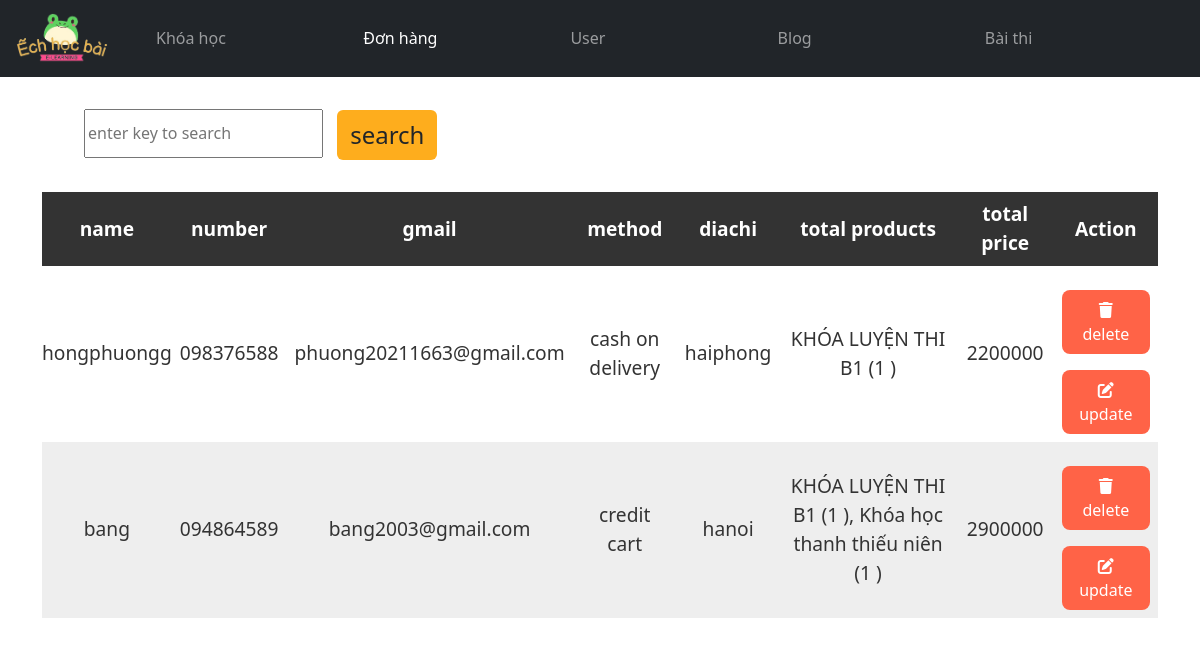
The page /admin_order.php on the database its author committed.
### tables this page shows
CREATE TABLE `order` (
  `id` int(255) NOT NULL,
  `name` varchar(100) NOT NULL,
  `number` varchar(12) NOT NULL,
  `gmail` varchar(255) NOT NULL,
  `method` varchar(100) NOT NULL,
  `diachi` varchar(100) NOT NULL,
  `total_products` varchar(255) NOT NULL,
  `total_price` varchar(255) NOT NULL
);

### admin_order.php (the view, shortened to what this page needs)
<?php
@include 'config.php';
?>
<!DOCTYPE html>
<html lang="en">
<head>
    <link rel="stylesheet" href="https://cdnjs.cloudflare.com/ajax/libs/font-awesome/6.5.1/css/all.min.css" />
    <link href="https://cdn.jsdelivr.net/npm/bootstrap@5.3.2/dist/css/bootstrap.min.css" rel="stylesheet">
    <link rel="stylesheet" href="https://cdn.jsdelivr.net/npm/swiper@11/swiper-bundle.min.css"/>
    <link rel="stylesheet" href="./public/css/style.css">
    <link rel="stylesheet" href="./public/css/admin.css">
</head>
<body>
<?php include 'header_admin.php'; ?>
<div class="container mt-3">
<div class="search-form">
        <form action="" method="get">
            <input type="text" name="search" placeholder="enter key to search" class="search box" value="<?php if(isset($_GET["search"])) {echo $_GET["search"]; } ?>">
            <input type="submit" value="search" name="search_user" class="btn">
        </form>
    </div>
    <section class="display-table mt-3">
        <table>
            <thead>
                <th>name</th>
                <th>number</th>
                <th>gmail</th>
                <th>method</th>
                <th>diachi</th>
                <th>total products</th>
                <th>total price</th>
                <th>Action</th>
            </thead>
            <tbody>
                <?php
                if(isset($_GET["search"]) && !empty($_GET["search"])){
                    $key= $_GET["search"];
                    $select_products = mysqli_query($conn,"SELECT *FROM `order` WHERE id LIKE '%$key%' OR name LIKE '%$key%' OR number LIKE '%$key%' OR gmail LIKE '%$key%' OR method LIKE '%$key%' OR diachi LIKE '%$key%' ");
                }else{
                    $select_products = mysqli_query($conn,"SELECT * FROM `order`");
                }
                if(mysqli_num_rows($select_products) > 0){
                    while($row = mysqli_fetch_assoc($select_products)){
                ?>
                <tr>
                <td><?php echo $row['name']; ?></td>
                <td><?php echo $row['number']; ?></td>
                <td><?php echo $row['gmail']; ?></td>
                <td><?php echo $row['method']; ?></td>
                <td><?php echo $row['diachi']; ?></td>
                <td><?php echo $row['total_products']; ?></td>
                <td><?php echo $row['total_price']; ?></td>
                <td>
                    <a href="admin_order.php?delete=<?php echo $row['id']; ?>" class="delete-btn"
                    onclick="return confirm('are your sure you want to delete this?');"><i
                    class="fas fa-trash"></i>delete</a>
                    <a href="admin_order.php?edit=<?php echo $row['id']; ?>" class="option-btn"><i
                    class="fas fa-edit"></i>update</a>
                </td>
                </tr>
                <?php
                            }
                    }else{
                        echo "<div class='empty'>no order added</div>";
                    }
                ?>
            </tbody>
        </table>
    </section>
</div>
</body>
</html>

### public/css/style.css (style rules this page uses)
:root { --blue: #2980b9; --red: tomato; --orange: orange; --black: #333; --white: #fff; --bg-color: #eee; --dark-bg: rgba(0, 0, 0, .7); --box-shadow: 0 .5rem 1rem rgba(0, 0, 0, .1); --border: .1rem solid #999; }
a { text-decoration: none; }
.search { margin: 0px 50px; }
table { border-collapse: collapse; }
.option-btn, .delete-btn { display: block; width: 100%; text-align: center; color: var(--white); font-size: 1rem; padding: 0.2rem 1rem; border-radius: .5rem; cursor: pointer; margin-top: 1rem; margin-top: 0; background-color: var(--red); }

### public/css/admin.css (style rules this page uses)
input.btn { background-color: #fead1d; font-size: 1.5rem; }
.option-btn, .delete-btn { padding: 0.5rem 1rem; margin-top: 1rem; }
.display-table table { width: 100%; text-align: center; }
.display-table table thead th { padding: 0.5rem; font-size: 1.2rem; background-color: var(--black); color: var(--white); }
.display-table table td { padding: 0.5rem; font-size: 1.2rem; color: var(--black); }
.display-table table td:first-child { padding: 0; }
.display-table table tr:nth-child(even) { background-color: var(--bg-color); }
.display-table { margin-bottom: 3rem; }
.search-form { margin: 2rem; }
.search { height:49px; margin: 0 10px; }

### rows shown on the page
order: name "hongphuongg", number "098376588", gmail "phuong20211663@gmail.com", method "cash on delivery", diachi "haiphong", total_products "KHÓA LUYỆN THI B1 (1 )", total_price "2200000"
order: name "bang", number "094864589", gmail "bang2003@gmail.com", method "credit cart", diachi "hanoi", total_products "KHÓA LUYỆN THI B1 (1 ), Khóa học thanh thiếu niên (1 )", total_price "2900000"
